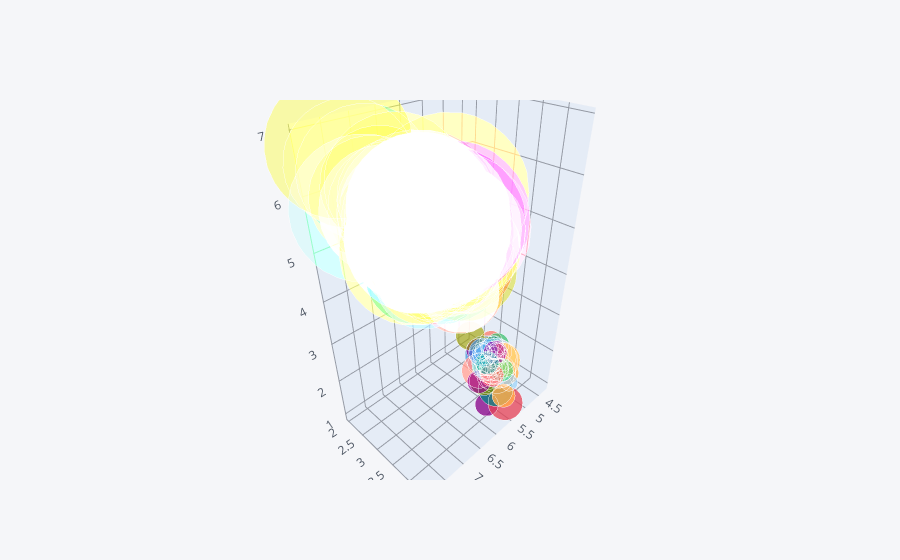

Notebook code for this chart:
### Code cell
df.iplot(kind = 'bubble3d', x = 'sepal_length', y = 'sepal_width', z = 'petal_length',size='petal_width')

### Figure 1 — Plotly figure (JSON) as saved in the notebook; plotly's stock layout.template omitted (floating-point values rounded to 4 significant figures; data arrays with more than 128 entries replaced by an {"elided": "..."} marker saying what was removed)
{"data": [{"marker": {"color": {"elided": "150 str values"}, "opacity": 0.8, "size": {"elided": "150 int values"}, "symbol": "circle"}, "mode": "markers", "text": {"elided": "150 str values"}, "type": "scatter3d", "x": {"elided": "150 float values"}, "y": {"elided": "150 float values"}, "z": {"elided": "150 float values"}}], "layout": {"legend": {"bgcolor": "#F5F6F9", "font": {"color": "#4D5663"}}, "paper_bgcolor": "#F5F6F9", "plot_bgcolor": "#F5F6F9", "scene": {"xaxis": {"gridcolor": "#9499A3", "showgrid": true, "tickfont": {"color": "#4D5663"}, "title": {"font": {"color": "#4D5663"}, "text": ""}, "zerolinecolor": "#9499A3"}, "yaxis": {"gridcolor": "#9499A3", "showgrid": true, "tickfont": {"color": "#4D5663"}, "title": {"font": {"color": "#4D5663"}, "text": ""}, "zerolinecolor": "#9499A3"}, "zaxis": {"gridcolor": "#9499A3", "showgrid": true, "tickfont": {"color": "#4D5663"}, "title": {"font": {"color": "#4D5663"}, "text": ""}, "zerolinecolor": "#9499A3"}}, "title": {"font": {"color": "#4D5663"}}}}
